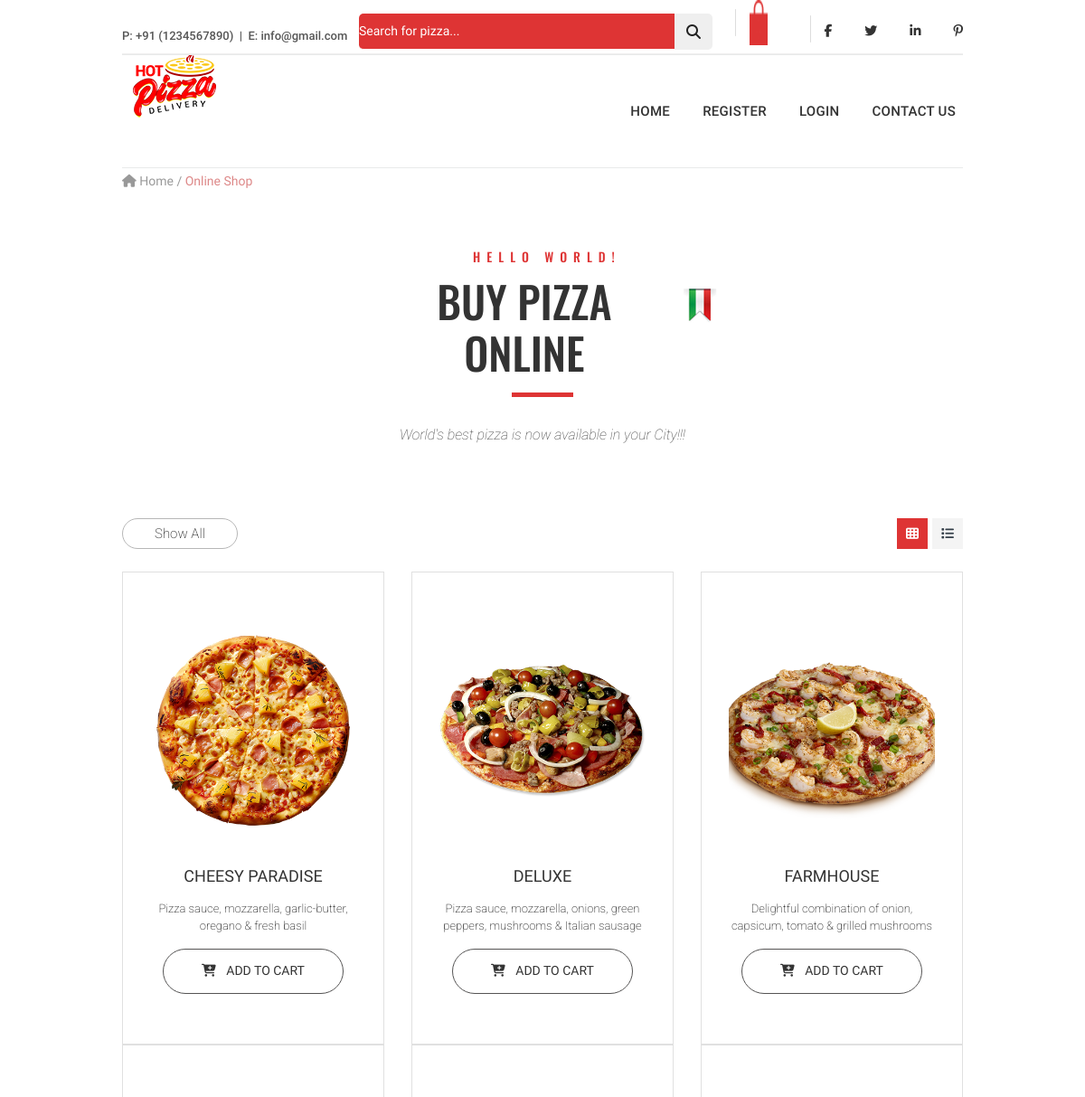
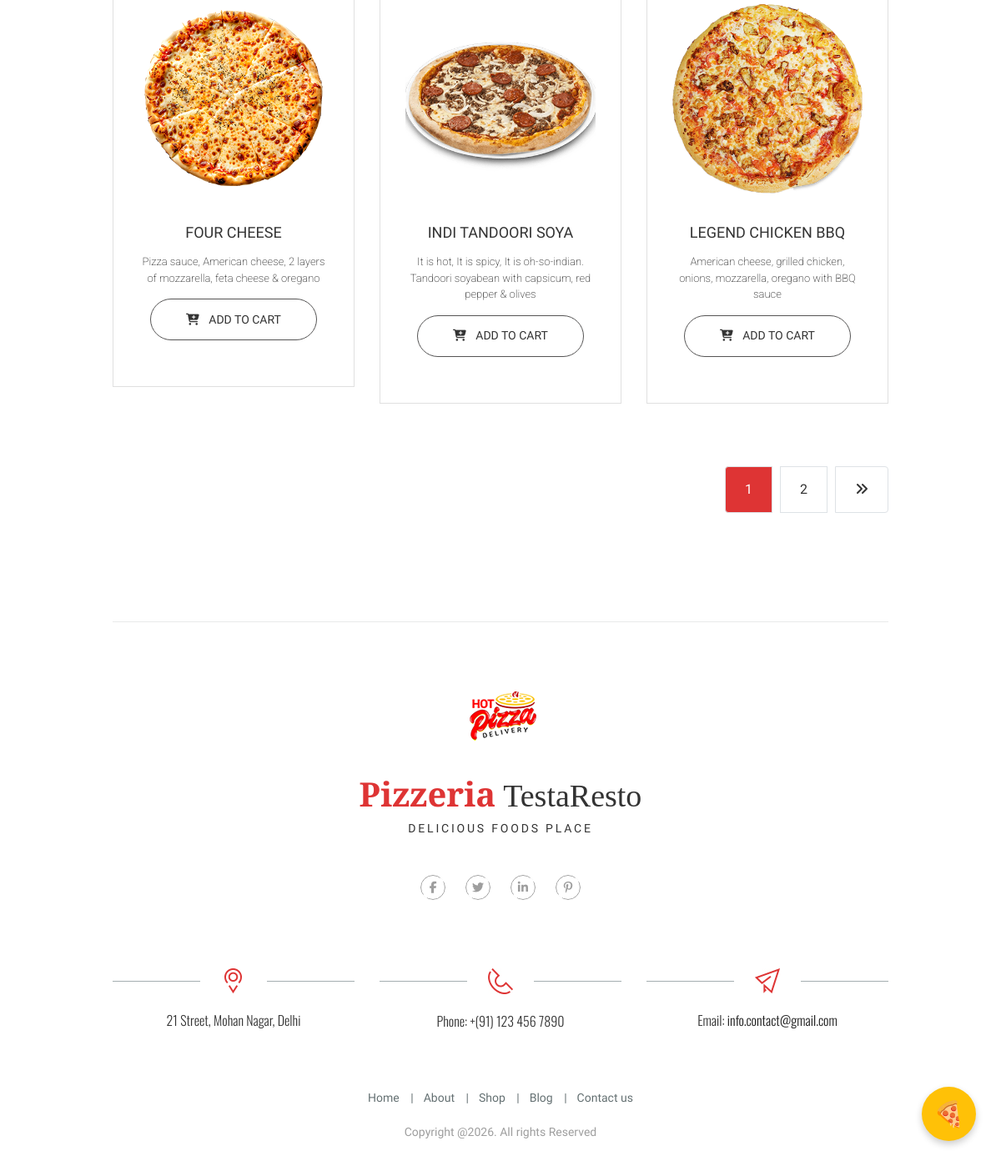
The page /pizzas on the database its author committed (2 pictures, top to bottom).
### product/models.py (models this page shows, shortened)
class Product(models.Model):
    name = models.CharField(max_length=100,unique=True)
    slug = models.SlugField(max_length=100,unique=True)
    short_description = models.TextField(max_length=300,blank=True)
    description = models.TextField(blank=True)
    category = models.ForeignKey(Category,on_delete=models.CASCADE)
    image = models.ImageField(upload_to='products',blank=True)
    price = models.DecimalField(max_digits=10,decimal_places=2,default='',blank=True,null=True)
    created = models.DateTimeField(auto_now_add=True)
    updated = models.DateTimeField(auto_now=True)
    class Meta:
        ordering = ('name',)
        verbose_name = 'product'
        verbose_name_plural = 'products'

### product/views.py (the view)
# urls.py: path('<slug:category_slug>', views.products_by_category,name="products_by_category"),
def products_by_category(request,category_slug=None):
    category_product = None
    products = None
    if category_slug!=None:
        category_product= get_object_or_404(Category,slug=category_slug)
        products = Product.objects.filter(category=category_product)
    paginator = Paginator(products, 6)
    page_number = request.GET.get('page')
    page_obj = paginator.get_page(page_number)
    context = {
        'products': page_obj,
    }
    return render(request,'product/index.html',context)

### product/templates/product/index.html (shortened to what this page needs)
{% extends 'product/base.html' %}
{% load static %}
{% block content%}
    <div class="container">
        <div class="pizza_breadcrumb">
            <a href="index.html"><i class="fa fa-home"></i> Home</a> / <span>Online Shop</span>
        </div>
        <section class="shop_title">
            <div class="piz_title">
                <div class="small_title"><h3>hello world!</h3></div>
                <div class="big_title"><h1 class="shop_big_title">buy pizza online</h1><img src="{% static 'product/img/title_icon.png'%}"></div>
            </div>
            <div class="title_devider">
                <p class="line"></p>
            </div>
            <div class="under_title">
            <p>World's best pizza is now available in your City!!!</p>
            </div>
        </section>
        <section class="products">
            <div class="row">
                <div class="col-md-12">
                    <div class="row bottom">
                        <div class="filter_box bottom-15">
                            <div class="left">
                                <div class="buttons_filter">
                                   <a href="{% url 'home'%}"> <button type="button" class="btn btn-outline-primary">Show All</button></a>
                                </div>
                            </div>
                            <div class="right full">
                                <div class="tabs2-wrapper">
                                    <ul class="tabs clearfix" data-tabgroup="second-tab-group">
                                        <li class="active"><a href="#tabs2-1"><i class="fa fa-th"></i></a></li>
                                        <li><a href="#tabs2-2"><i class="fa fa-list"></i></a></li>
                                    </ul>
                                </div>
                            </div>
                        </div>
                    </div>
                </div>
            </div>
            <div id="second-tab-group" class="tabgroup">
                <div id="tabs2-1">
                    <div class="row">
                    <div class="col-md-12">
                        <div class="row full_shop">
                            {% for product in products %}
                            <div class="col-md-4">
                                <div class="product_block m-right">
                                    <a href="{% url 'product_detail' product.id %}">
                                        <div class="pizza_full"><img src="{{product.image.url}}" class="img-fluid"></div>
                                        <h3>{{product.name}}</h3>
                                        <p class="description_full">{{product.short_description}}</p>
                                    </a>
                                    <a href="{% url 'product_detail' product.id %}">
                                    <button type="button" class="btn btn-outline-primary full_but"><i class="fa fa-cart-plus"></i> add to cart</button></a>
                                </div>
                            </div>
                            {% endfor %}
                        </div>
                        <ur class="pagination right">
                            <li class="page-item">
                                <a class="page-link active" href="#">{{products.number}}</a>
                            </li>
                            {% if products.has_next %}
                            <li class="page-item">
                                <a class="page-link" href="?page={{products.next_page_number}}">{{products.next_page_number}}</a>
                            </li>
                            <li class="page-item">
                                <a class="page-link" href="?page={{products.paginator.num_pages}}"><i class="fa fa-angle-double-right"></i></a>
                            </li>
                            {% endif %}
                        </ur>
                    </div>
                    </div>
                </div>
            </div>
        </section>
    </div>
{% endblock%}

### rows shown on the page
Product: image (picture), name "CHEESY PARADISE", short_description "Pizza sauce, mozzarella, garlic-butter, oregano & fresh basil"
Product: image (picture), name "DELUXE", short_description "Pizza sauce, mozzarella, onions, green peppers, mushrooms & Italian sausage"
Product: image (picture), name "FARMHOUSE", short_description "Delightful combination of onion, capsicum, tomato & grilled mushrooms"
Product: image (picture), name "FOUR CHEESE", short_description "Pizza sauce, American cheese, 2 layers of mozzarella, feta cheese & oregano"
Product: image (picture), name "INDI TANDOORI SOYA", short_description "It is hot, It is spicy, It is oh-so-indian. Tandoori soyabean with capsicum, red pepper & olives"
Product: image (picture), name "LEGEND CHICKEN BBQ", short_description "American cheese, grilled chicken, onions, mozzarella, oregano with BBQ sauce"

### other values the page prints
{{ products.number }} "1"
{{ products.next_page_number }} "2"
